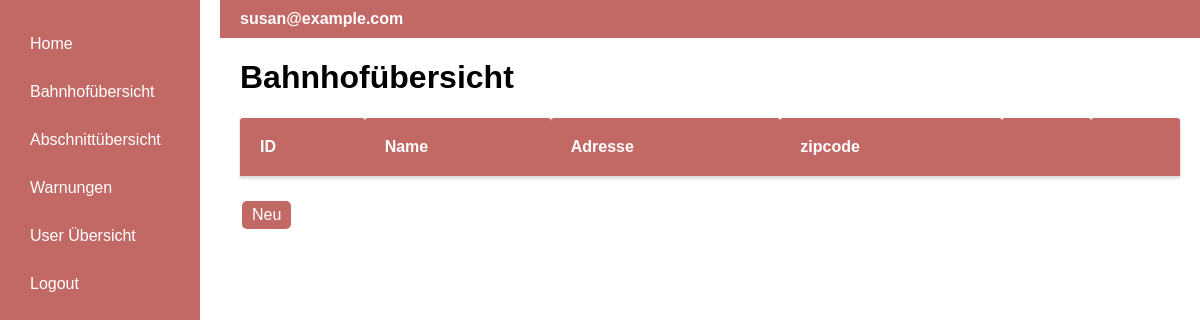
/trainstation (signed in), run on an earlier commit of the app's database.
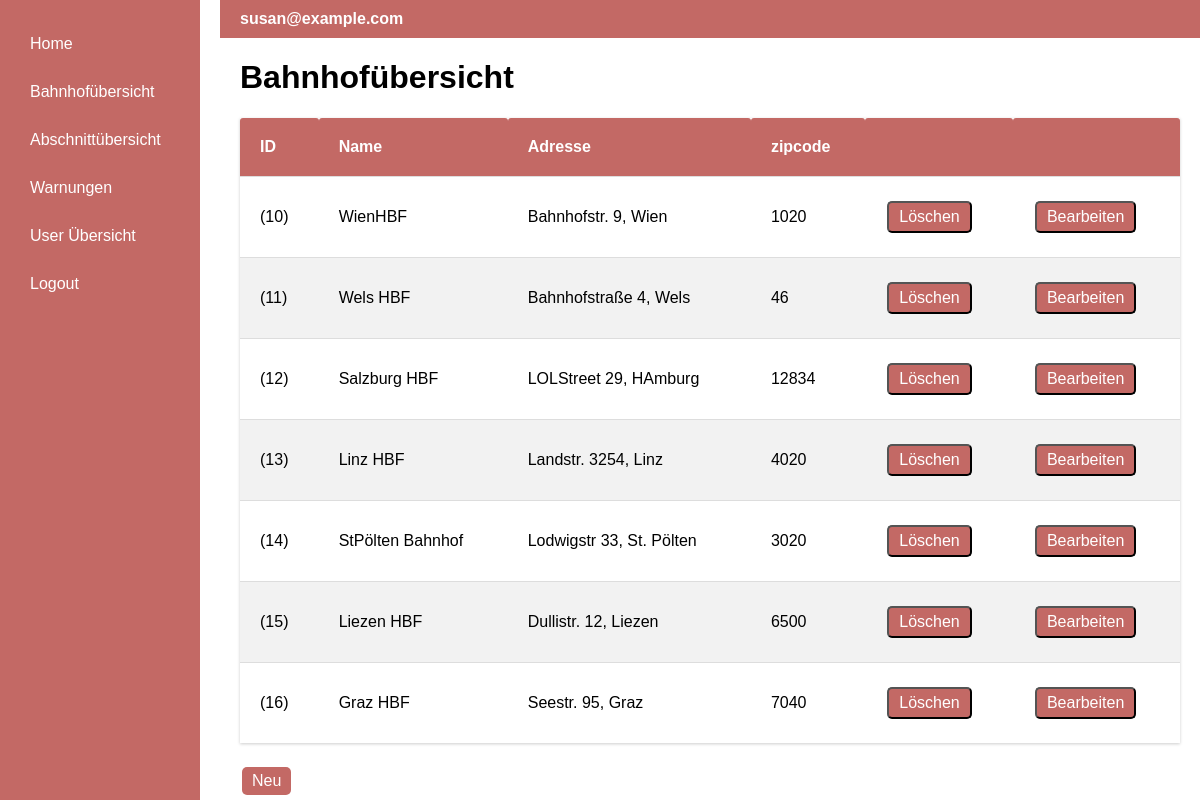
And on a later commit of the database.
### app/models.py (models this page shows, shortened)
class User(UserMixin, db.Model):
    id: so.Mapped[int] = so.mapped_column(primary_key=True)
    username: so.Mapped[str] = so.mapped_column(sa.String(64), index=True,
                                                unique=True)
    email: so.Mapped[str] = so.mapped_column(sa.String(120), index=True,
                                             unique=True)
    password_hash: so.Mapped[Optional[str]] = so.mapped_column(sa.String(256))
    isAdmin = db.Column(db.Boolean, default=False)
    address_id = db.Column(db.Integer, db.ForeignKey('address.id', name='fk_user_address_id'))
    address = db.relationship('Address', backref='user', uselist=False)

class Station(db.Model):
    id = db.Column(db.Integer, primary_key=True, autoincrement=True)
    name = db.Column(db.String(140))
    address_id = db.Column(db.Integer, db.ForeignKey('address.id', name='fk_station_address_id'))
    address = db.relationship("Address")
    xcoord = db.Column(db.String(140))
    ycoord = db.Column(db.String(140))

class Address(db.Model):
    id = db.Column(db.Integer, primary_key=True, autoincrement=True)
    street = db.Column(db.String(140))
    no = db.Column(db.Integer)
    zipcode = db.Column(db.Integer)
    city = db.Column(db.String(140))
    country = db.Column(db.String(140))

### app/routes.py (the view)
@app.route('/trainstation')
@login_required
def trainstation():
    stations = db.session.query(Station, Address).join(Address, Station.address_id == Address.id).all()
    return render_template('trainstation.html', title='Trainstation', stations=stations)

### app/models.py (called while the page is built)
@login.user_loader
def load_user(id):
    return db.session.get(User, int(id))

### app/templates/trainstation.html
{% extends "base.html" %}
{% block content %}
    <h1>Bahnhofübersicht</h1>
<table class="table-station" >
        <thead>
            <tr>
                   <th>ID</th>
                <th>Name</th>
                <th>Adresse</th>
                <th>zipcode</th>
                  {% if current_user.is_authenticated and current_user.isAdmin %}
                <th></th>
                <th></th>
                {% endif %}
            </tr>
        </thead>
        <tbody>
            {% for station, address in stations %}
                <tr>
                    <td >
                            ({{ station.id }})
                    </td>
                    <td>{{ station.name }}</td>
                    <td>{{ address.street }} {{ address.no }}, {{ address.city }}</td>
                    <td>{{ address.zipcode }}</td>
                      {% if current_user.is_authenticated and current_user.isAdmin %}
                    <td>
            <form action="{{ url_for('trainstationDelete', station_id=station.id) }}" method="post">
                <input type="submit" value="Löschen" class="edit-button">
            </form>
        </td>
        <td>
            <form action="{{ url_for('trainstationEdit', station_id=station.id) }}" method="post">
                <input type="submit" value="Bearbeiten" class="edit-button">
            </form>
        </td>
                         {% endif %}
                </tr>
            {% endfor %}
        </tbody>
    </table>
{% if current_user.is_authenticated and current_user.isAdmin %}
    <a class="create_button" href="{{ url_for('trainstationNew') }}">Neu</a>
{% endif %}
{% endblock %}

### app/templates/base.html (shortened to what this page needs)
<!DOCTYPE html>
<html lang="en">
<head>
</head>
<body>
    <div class="container">
        <div class="sidebar">
            <a href="{{ url_for('index') }}">Home</a>
            {% if current_user.is_anonymous %}
            <a href="{{ url_for('login') }}">Login</a>
            {% else %}
            <a href="{{ url_for('trainstation') }}">Bahnhofübersicht</a>
            <a href="{{ url_for('segments') }}">Abschnittübersicht</a>
            <a href="{{ url_for('warnings') }}">Warnungen</a>
                 {% if current_user.is_authenticated and current_user.isAdmin %}
                <a href="{{ url_for('user') }}">User Übersicht</a>
                {% endif %}
            <a href="{{ url_for('logout') }}">Logout</a>
            {% endif %}
        </div>
        <div class="content">
            <div class="topbar">
                <span class="email">{{ current_user.email if not current_user.is_anonymous else 'Guest' }}</span>
            </div>
            {% block content %}{% endblock %}
        </div>
    </div>
</body>
</html>

### app/templates/base.html (style rules this page uses)
body, html { margin: 0; padding: 0; font-family: Arial, sans-serif; width: 100%; height: 100%; overflow-x: hidden; }
.container { display: flex; height: 100vh; width: 100%; overflow: hidden; }
.sidebar { background-color: rgb(195, 105, 101); color: white; width: 200px; padding: 20px; display: flex; flex-direction: column; box-sizing: border-box; }
.sidebar a { text-decoration: none; color: white; padding: 10px; margin: 5px 0; display: block; }
.content { flex-grow: 1; padding: 0 20px 20px 40px; }
.topbar { background-color: rgb(195, 105, 101); color: white; padding: 10px 20px; display: flex; align-items: center; justify-content: space-between; width: calc(100% + 40px); margin: 0 -20px 0 -20px; box-sizing: border-box; }
.email { font-weight: bold; padding-right: 20px; }
.table-station { width: 100%; border-collapse: separate; border-spacing: 0; margin: 20px 0; box-shadow: 0 1px 3px rgba(0, 0, 0, 0.2); }
.table-station th, .table-station td { padding: 20px; text-align: left; border-bottom: 1px solid #ddd; }
.table-station th { background-color: rgb(195, 105, 101); color: white; border-radius: 3px 3px 0 0; }
.table-station tr:last-child td { border-bottom: none; }
.table-station tr:nth-child(even) { background-color: #f2f2f2; }
.edit-button { background-color: rgb(195, 105, 101); color: white; padding: 5px 10px; text-align: center; text-decoration: none; display: inline-block; font-size: 16px; margin: 4px 2px; cursor: pointer; border-radius: 5px; }
.create_button { background-color: rgb(195, 105, 101); color: white; padding: 5px 10px; text-align: center; text-decoration: none; display: inline-block; font-size: 16px; margin: 4px 2px; cursor: pointer; border-radius: 5px; }

What changed in the data, as far as the page shows it:
added Station: id "10", name "WienHBF", street "Bahnhofstr.", no "9", city "Wien", zipcode "1020"
added Station: id "11", name "Wels HBF", street "Bahnhofstraße", no "4", city "Wels", zipcode "46"
added Station: id "12", name "Salzburg HBF", street "LOLStreet", no "29", city "HAmburg", zipcode "12834"
added Station: id "13", name "Linz HBF", street "Landstr.", no "3254", city "Linz", zipcode "4020"
added Station: id "14", name "StPölten Bahnhof", street "Lodwigstr", no "33", city "St. Pölten", zipcode "3020"
added Station: id "15", name "Liezen HBF", street "Dullistr.", no "12", city "Liezen", zipcode "6500"
added Station: id "16", name "Graz HBF", street "Seestr.", no "95", city "Graz", zipcode "7040"
